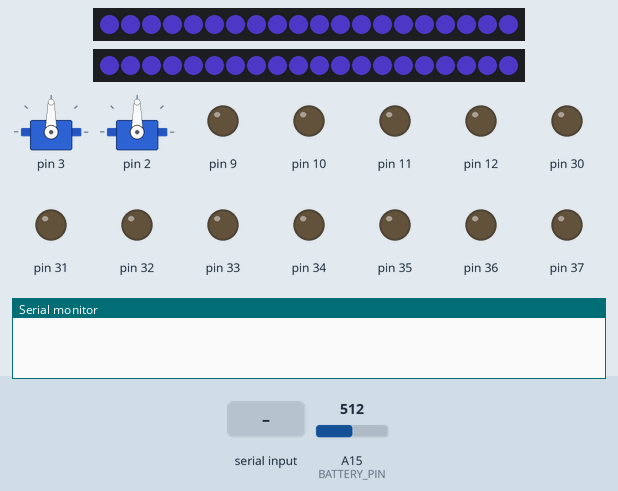
Bench run of a program on a simulated Arduino Mega 2560, built with avr-gcc and run on an emulated ATmega2560. Parts: 2 × 20 RGB LEDs in strip order, left to right, 2 × servo, output pins drawn as LEDs (lit = HIGH), the last lines printed to the serial monitor. The test bench sets the inputs (shaded band); at power-on: A15 (BATTERY_PIN) = 512. Dim RGB values are drawn brighter than linear.

Above: at 5.1 s.
6.7 s: "motor90\n" received over Serial
8.2 s: "motor:45\n" received over Serial
9.7 s: "servo90\n" received over Serial
At 23.1 s:
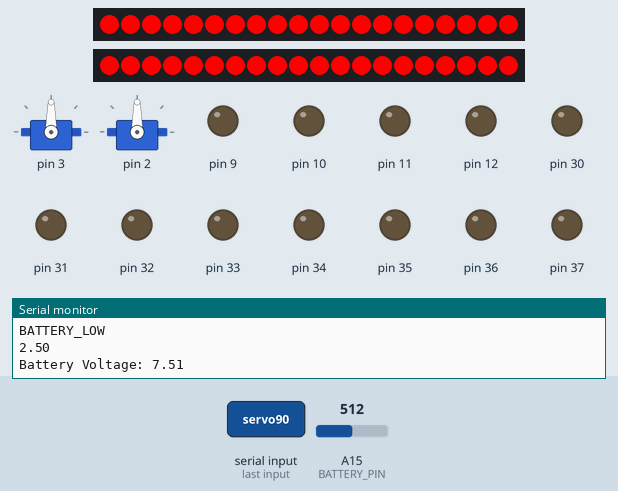
At 23.6 s:
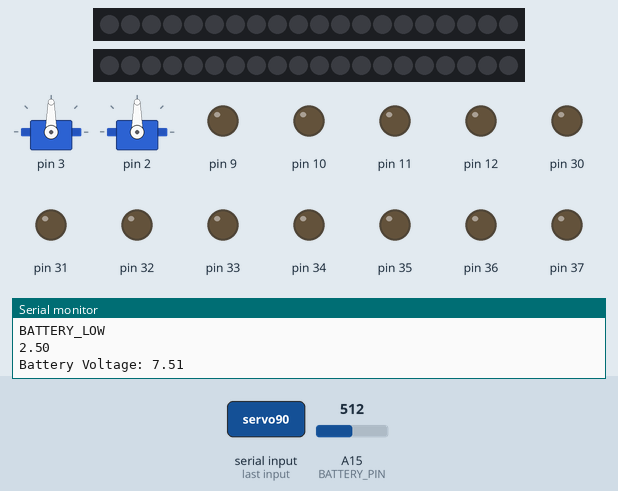
Timing chart, 0 to 25.1 s (numbered marks = the images above; inputs shaded):
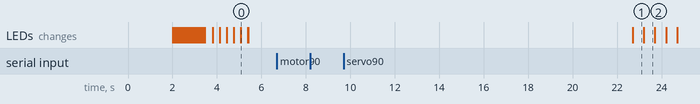

The program:

main.cpp
```cpp
#include <Arduino.h>
#include <DHT.h>
#include <Wire.h>
#include <Adafruit_GFX.h>
#include <Adafruit_SSD1306.h>
#include <CustomServo.h>
#include <L298N_ArduinoMega.h>
#include <Adafruit_NeoPixel.h>
#include <Lighting.h>

#define DHTTYPE DHT22 // DHT22 sensor

namespace Pins
{
  constexpr int LED_STRIP_FRONT = 8;
  constexpr int LED_STRIP_BACK = 7;
  constexpr int DHTPIN = 25;

  constexpr int REAR_ENA = 9;
  constexpr int REAR_IN1 = 31;
  constexpr int REAR_IN2 = 33;
  constexpr int REAR_IN3 = 35;
  constexpr int REAR_IN4 = 37;
  constexpr int REAR_ENB = 10;

  constexpr int FRONT_ENA = 11;
  constexpr int FRONT_IN1 = 30;
  constexpr int FRONT_IN2 = 32;
  constexpr int FRONT_IN3 = 34;
  constexpr int FRONT_IN4 = 36;
  constexpr int FRONT_ENB = 12;

  constexpr int CAM_YAW_SERVO = 2;
  constexpr int CAM_PITCH_SERVO = 3;

  constexpr int BATTERY_PIN = A15;
}

L298N rearMotors(Pins::REAR_ENB, Pins::REAR_IN2, Pins::REAR_IN1, Pins::REAR_ENA, Pins::REAR_IN4, Pins::REAR_IN3);
L298N frontMotors(Pins::FRONT_ENA, Pins::FRONT_IN1, Pins::FRONT_IN2, Pins::FRONT_ENB, Pins::FRONT_IN3, Pins::FRONT_IN4);

CustomServo camPitchServo, camYawServo;

Lighting lights = Lighting(Pins::LED_STRIP_FRONT, Pins::LED_STRIP_BACK);

DHT dht(Pins::DHTPIN, DHTTYPE);

int batteryChecks = 0;

void printBatteryVoltage()
{
  int analogValue = analogRead(Pins::BATTERY_PIN);
  float voltage = (analogValue / 1023.0) * 5.0; // Convert analog reading to voltage (0-5V)

  Serial.println(voltage);

  const float R1 = 20000;
  const float R2 = 10000;

  // Adjust the voltage based on your voltage divider
  float batteryVoltage = voltage / (R2 / (R1 + R2));

  Serial.print("Battery Voltage: ");
  Serial.println(batteryVoltage);
}

bool isBatteryVoltageLow()
{
  int analogValue = analogRead(Pins::BATTERY_PIN);
  float voltage = (analogValue / 1023.0) * 5.0; // Convert analog reading to voltage (0-5V)

  return (voltage < 3.2);
}

void handleDHT22()
{
  float humidity = dht.readHumidity();
  float temperature = dht.readTemperature();

  // Check if any readings failed and exit early (to try again).
  if (isnan(humidity) || isnan(temperature))
  {
    Serial.println("Failed to read from DHT sensor!");
    return;
  }

  Serial.print("humidity:");
  Serial.print(humidity);
  Serial.print("%|");
  Serial.print("temperature:");
  Serial.print(temperature);
  Serial.println("c");
}

void servoControl(String buffer)
{
  int separatorIndex = buffer.indexOf(":");
  String command = buffer.substring(separatorIndex + 1);

  separatorIndex = command.indexOf(":");
  float angle = command.substring(separatorIndex + 1).toFloat();
  command = command.substring(0, separatorIndex);

  Serial.println(command);
  Serial.println(angle);

  if (command == "cam_pitch")
  {
    Serial.println("ACK");
    camPitchServo.ChangeServoAngleLinear(angle);
  }
  else if (command == "cam_yaw")
  {
    Serial.println("ACK");
    camYawServo.ChangeServoAngleLinear(angle);
  }
}

void motorControl(String buffer)
{
  int separatorIndex = buffer.indexOf(":");
  String command = buffer.substring(separatorIndex + 1);
  Serial.println(command);
  if (command == "forward")
  {
    Serial.println("ACK");
    rearMotors.moveForward();
    frontMotors.moveForward();
  }
  else if (command == "backward")
  {
    Serial.println("ACK");
    frontMotors.moveBackward();
    rearMotors.moveBackward();
  }
  else if (command == "left")
  {
    Serial.println("ACK");
    rearMotors.moveLeft();
    frontMotors.moveLeft();
  }
  else if (command == "right")
  {
    Serial.println("ACK");
    rearMotors.moveRight();
    frontMotors.moveRight();
  }
  else if (command == "stop")
  {
    Serial.println("ACK");
    rearMotors.stopMotors();
    frontMotors.stopMotors();
  }
  else if (command.startsWith("speed"))
  {
    int separatorIndex = command.indexOf(":");
    int speed = command.substring(separatorIndex + 1).toInt();
    Serial.println("ACK");
    rearMotors.setSpeed(speed);
    frontMotors.setSpeed(speed);
  }
}

void setup()
{

  Serial.begin(115200);

  delay(2000);

  camPitchServo.Setup(Pins::CAM_PITCH_SERVO, 90.0);
  camYawServo.Setup(Pins::CAM_YAW_SERVO, 90.0);

  dht.begin();

  lights.startupAnimation();
}

void loop()
{
  if (batteryChecks++ > 2000)
  {
    if (isBatteryVoltageLow())
    {
      Serial.println("BATTERY_LOW");
      printBatteryVoltage();
      rearMotors.stopMotors();
      frontMotors.stopMotors();
      lights.playLowBatteryAnimationIndefinitely();
    }
    batteryChecks = 0;
  }

  if (Serial.available() > 0)
  {
    String buffer = Serial.readStringUntil('\n');
    if (buffer.startsWith("motor"))
    {
      motorControl(buffer);
    }
    else if (buffer.startsWith("servo"))
    {
      servoControl(buffer);
    }
    else if (buffer.startsWith("lights"))
    {
      lights.control(buffer);
    }
    else if (buffer.startsWith("read:dht"))
    {
      handleDHT22();
    }
    else if (buffer.startsWith("read:battery"))
    {
      printBatteryVoltage();
    }
  }

  lights.update();
}
```

Measured:
- what the display in image 1 shows lasts 0.5 s, from 22.7 s to 23.2 s
